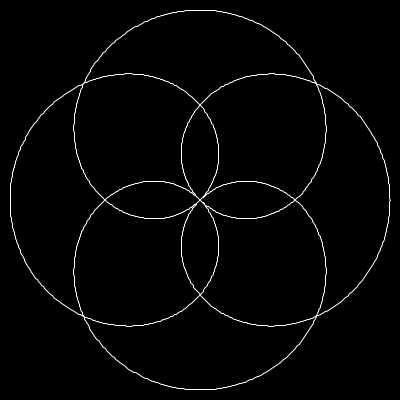
Frame 1 (no input)
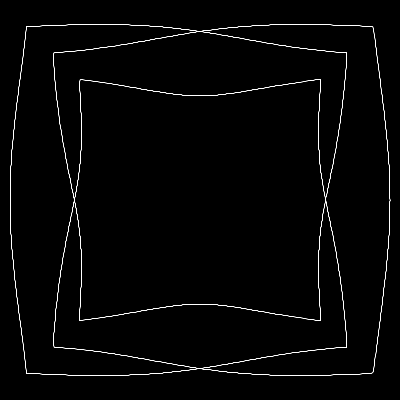
Frame 60 (the mouse pressed at the canvas centre just before this capture)
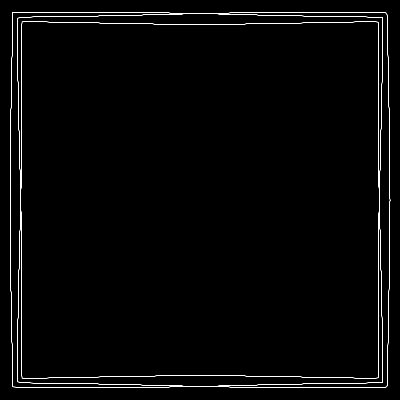
Frame 120 (the mouse held since frame 60 and released just before this capture)

The Processing sketch that drew these frames (run headless with seeded random() and noise(); from frame 60 on, the mouse is pressed at the canvas centre):

// Processing sketch: Homotopie_Circ_Rect
// ── Homotopie_Circ_Rect.pde
float radius;
float t ;
float angle ;

float a, d;

void setup() {
  size(400, 400);
  //fullScreen();
  background(0);
  frameRate(60);
  colorMode(HSB);
  rectMode(CENTER);

  radius = height/2-10;
  t = 0 ;
  angle = 0 ;
  d= 3.0;
  a = 2.0/d ;
}

void draw() {
  background(0);
  translate(width/2, height/2);
  noFill();
  stroke(255);
  beginShape();
  float limit =TWO_PI*d;
  //println(limit);
  for (float i = 0; i <= limit; i+=0.01) {
    PVector hom = homotopie(i, t, radius);
    vertex(hom.x, hom.y);
    //ellipse(hom.x, hom.y, 2, 2);
  }
  endShape(CLOSE);
  t = map(sin(angle), -1, 1, 0, 1);
  angle+=0.01;
}

PVector homotopie(float phi, float t, float rad) {
  PVector circ = circle(phi, rad);
  PVector rect = rectangle(phi, rad);

  float x = (1-t)*circ.x + t*rect.x;
  float y = (1-t)*circ.y + t*rect.y;

  PVector hom = new PVector(x, y);

  return hom;
}

PVector circle(float phi, float rad) {
  //Polargleichung Kreis 
  //float x = rad*(cos(phi));
  //float y = rad*(sin(phi));

  // Polargleichung r = (a*phi)
  float x = rad*cos(a*phi)*cos(phi);
  float y = rad*cos(a*phi)*sin(phi);

  PVector erg = new PVector(x, y);

  return erg;
}

PVector rectangle(float phi, float rad) {
  float x=0;
  float y=0;
  float phi_ = phi%TWO_PI;
  if ((phi_ >= 0 && phi_ <= HALF_PI/2)|| phi_ > 7*HALF_PI/2) {
    x = rad;
    y = rad* tan(phi_);
  }
  if (phi_ > HALF_PI/2 && phi_ <= 3*HALF_PI/2) {
    x = rad*tan(HALF_PI-phi_);
    y = rad;
  }
  if (phi_ > 3*HALF_PI/2 && phi_ <= 5*HALF_PI/2) {
    x = -rad;
    y = -rad*tan(phi_-PI);
  }
  if (phi_ > 5*HALF_PI/2 && phi_ <= 7*HALF_PI/2) {
    x = rad*tan(phi_-HALF_PI);
    y = -rad;
  }

  PVector erg = new PVector(x, y);
  return erg;
}
